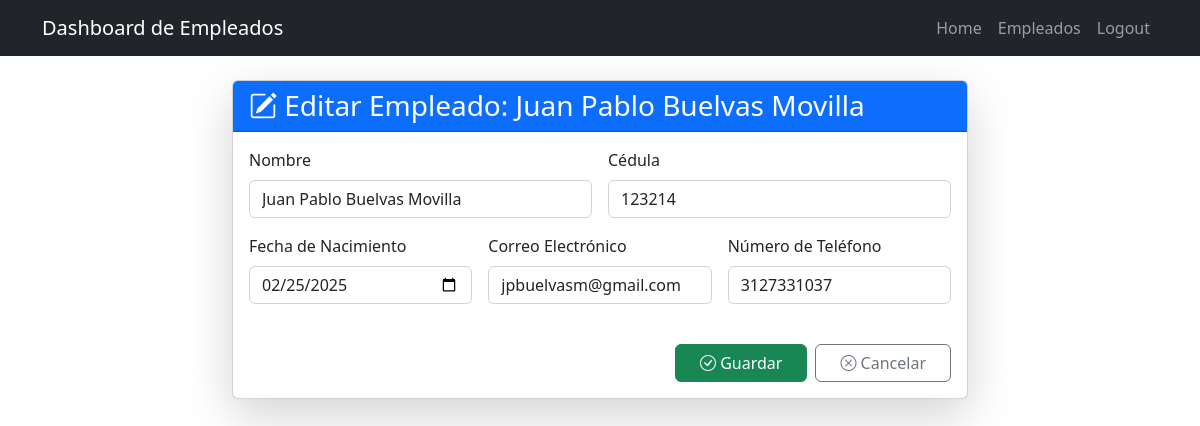
Screenshot of /employees/3/update/ (signed in) with the database file from the repository.
### employees/models.py (models this page shows, shortened)
class Employess(models.Model):
    name = models.CharField(max_length=200)
    DNI = models.CharField(max_length=20)   # en vez de IntegerField
    created = models.DateTimeField(auto_now_add=True)
    birthdate = models.DateField(null=True, blank=True)  # Cambiado a DateField
    email = models.EmailField(max_length=100)  # Cambiado a EmailField
    phone = models.CharField(max_length=20) # en vez de IntegerField
    user = models.ForeignKey(User, on_delete=models.CASCADE)

### employees/views.py (the view)
# urls.py: path('employees/<int:pk>/update/', EmployeeUpdateView.as_view(), name='update_employee'),
class EmployeeUpdateView(LoginRequiredMixin, UpdateView):
    model = Employess
    form_class = EmployessForm
    template_name = 'employee_form.html'
    success_url = reverse_lazy('employees')

### employees/forms.py (shortened to what this page needs)
class EmployessForm(forms.ModelForm):
    class Meta:
        model = Employess
        fields = ['name', 'DNI', 'birthdate', 'email', 'phone']
        widgets = {
            'name': forms.TextInput(attrs={'class': 'form-control'}),
            'DNI': forms.NumberInput(attrs={'class': 'form-control'}),
            'birthdate': forms.DateInput(attrs={'class': 'form-control', 'type': 'date'}),
            'email': forms.EmailInput(attrs={'class': 'form-control'}),
            'phone': forms.NumberInput(attrs={'class': 'form-control'}),
        }

### employees/templates/employee_form.html (shortened to what this page needs)
{% extends "base.html" %}
{% block content %}
<div class="container mt-4">
  <div class="row justify-content-center">
    <div class="col-md-8">
      <div class="card shadow-lg">
        <div class="card-header bg-primary text-white">
          <h3 class="card-title mb-0">
            <i class="bi bi-pencil-square"></i> Editar Empleado: {{ object.name }}
          </h3>
        </div>
        <div class="card-body">
          <form method="POST">
            <div class="row g-3">
              <div class="col-md-6">
                <div class="mb-3">
                  <label for="{{ form.name.id_for_label }}" class="form-label">Nombre</label>
                  {{ form.name }}
                </div>
              </div>
              <div class="col-md-6">
                <div class="mb-3">
                  <label for="{{ form.DNI.id_for_label }}" class="form-label">Cédula</label>
                  {{ form.DNI }}
                </div>
              </div>
            </div>
            <div class="row g-3">
              <div class="col-md-4">
                <div class="mb-3">
                  <label for="{{ form.birthdate.id_for_label }}" class="form-label">Fecha de Nacimiento</label>
                  {{ form.birthdate }}
                </div>
              </div>
              <div class="col-md-4">
                <div class="mb-3">
                  <label for="{{ form.email.id_for_label }}" class="form-label">Correo Electrónico</label>
                  {{ form.email }}
                </div>
              </div>
              <div class="col-md-4">
                <div class="mb-3">
                  <label for="{{ form.phone.id_for_label }}" class="form-label">Número de Teléfono</label>
                  {{ form.phone }}
                </div>
              </div>
            </div>
             <div class="d-flex justify-content-end mt-4">
                 <button type="submit" class="btn btn-success px-4 me-2">
                   <i class="bi bi-check-circle"></i> Guardar
                 </button>
                <a href="{% url 'employees' %}" class="btn btn-outline-secondary px-4">
                  <i class="bi bi-x-circle"></i> Cancelar
                </a>
              </div>
          </form>
        </div>
      </div>
    </div>
  </div>
</div>
{% endblock %}

### rows the page displays
Employess: name "Juan Pablo Buelvas Movilla", DNI "123214", birthdate "02/25/2025", email "jpbuelvasm@gmail.com", phone "3127331037"
